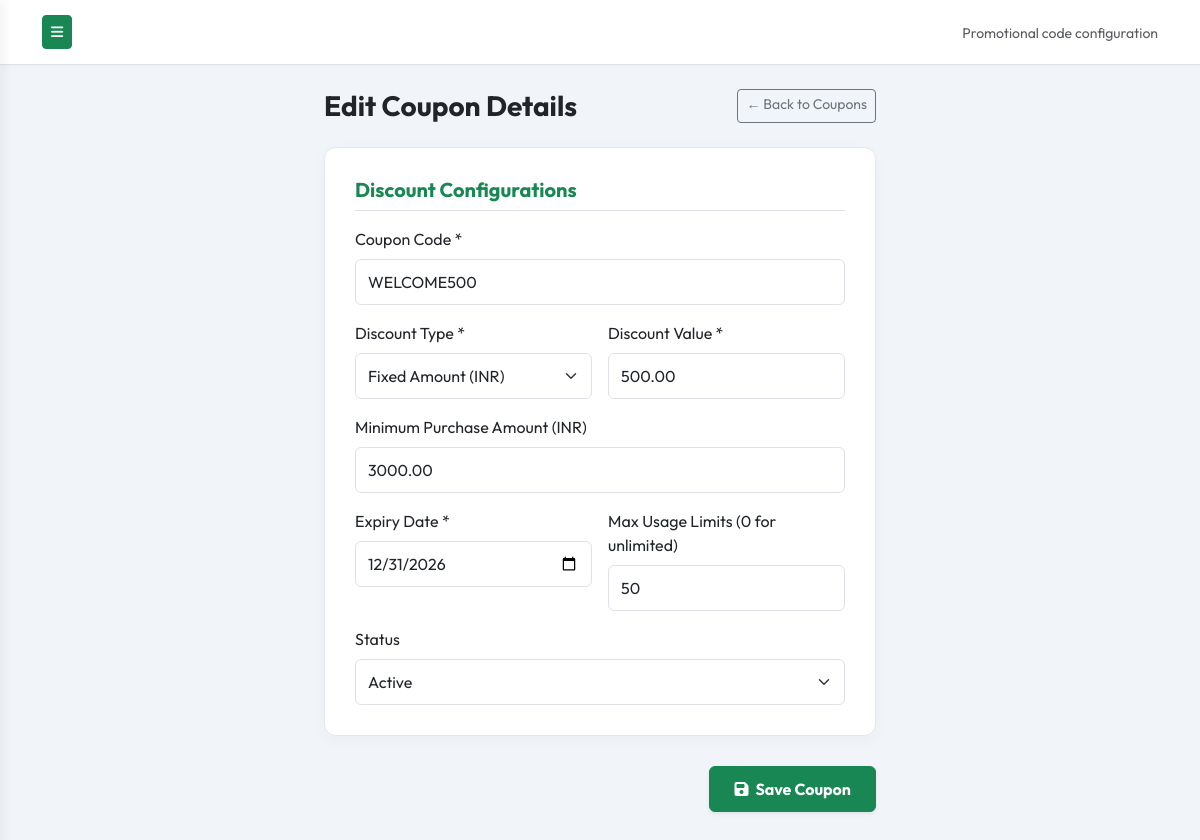
The app's page /admin/coupons/add.php?id=2 (signed in) with its own data.
### tables this page shows
CREATE TABLE IF NOT EXISTS `coupons` (
  `id` INT AUTO_INCREMENT PRIMARY KEY,
  `code` VARCHAR(50) NOT NULL UNIQUE,
  `discount_type` ENUM('Percentage', 'Fixed') NOT NULL,
  `discount_value` DECIMAL(10,2) NOT NULL,
  `min_booking_amount` DECIMAL(10,2) DEFAULT 0.00,
  `expiry_date` DATE NOT NULL,
  `max_uses` INT DEFAULT 0,
  `current_uses` INT DEFAULT 0,
  `status` ENUM('Active', 'Inactive') DEFAULT 'Active',
  `created_at` TIMESTAMP DEFAULT CURRENT_TIMESTAMP
);

### admin/coupons/add.php (the view, shortened to what this page needs)
<?php
$db = Database::connect();
$id = (int)($_GET['id'] ?? 0);
$coupon = null;
if ($id > 0) {
    try {
        $stmt = $db->prepare("SELECT * FROM coupons WHERE id = ? LIMIT 1");
        $stmt->execute([$id]);
        $coupon = $stmt->fetch();
    } catch (PDOException $e) {
        die("System error: " . $e->getMessage());
    }
}
?>
<!DOCTYPE html>
<html lang="en">
<head>
    <link href="https://cdn.jsdelivr.net/npm/bootstrap@5.3.0/dist/css/bootstrap.min.css" rel="stylesheet">
    <link href="https://cdnjs.cloudflare.com/ajax/libs/font-awesome/6.4.0/css/all.min.css" rel="stylesheet">
    <link href="<?php echo SITE_URL; ?>/assets/css/admin.css" rel="stylesheet">
    <link href="<?php echo SITE_URL; ?>/assets/css/responsive.css" rel="stylesheet">
</head>
<body class="admin-body">
<div class="d-flex" id="wrapper">
    <div id="page-content-wrapper">
        <nav class="navbar navbar-expand-lg navbar-light admin-navbar border-bottom">
            <div class="container-fluid">
                <button class="btn btn-success btn-sm" id="menu-toggle"><i class="fas fa-bars"></i></button>
                <div class="ms-auto">
                    <span class="text-muted small">Promotional code configuration</span>
                </div>
            </div>
        </nav>
        <div class="container-fluid p-4" style="max-width: 600px;">
            <div class="d-flex justify-content-between align-items-center mb-4">
                <h3 class="fw-bold mb-0"><?php echo $id > 0 ? 'Edit Coupon Details' : 'Create Coupon'; ?></h3>
                <a href="<?php echo SITE_URL; ?>/admin/coupons/manage.php" class="btn btn-outline-secondary btn-sm">
                    &larr; Back to Coupons
                </a>
            </div>
            <form action="" method="POST">
                <div class="admin-card">
                    <h5 class="fw-bold text-success mb-3 border-bottom pb-2">Discount Configurations</h5>
                    <div class="row g-3">
                        <div class="col-md-12">
                            <label class="form-label">Coupon Code *</label>
                            <input type="text" name="code" class="form-control text-uppercase" required placeholder="e.g. MONSOON300" value="<?php echo htmlspecialchars($coupon['code'] ?? ''); ?>">
                        </div>
                        <div class="col-md-6">
                            <label class="form-label">Discount Type *</label>
                            <select name="discount_type" class="form-select" required>
                                <option value="Fixed" <?php echo isset($coupon) && $coupon['discount_type'] === 'Fixed' ? 'selected' : ''; ?>>Fixed Amount (INR)</option>
                            </select>
                        </div>
                        <div class="col-md-6">
                            <label class="form-label">Discount Value *</label>
                            <input type="number" step="0.01" name="discount_value" class="form-control" required placeholder="e.g. 10 or 500" value="<?php echo htmlspecialchars($coupon['discount_value'] ?? ''); ?>">
                        </div>
                        <div class="col-md-12">
                            <label class="form-label">Minimum Purchase Amount (INR)</label>
                            <input type="number" step="0.01" name="min_booking_amount" class="form-control" placeholder="0.00" value="<?php echo htmlspecialchars($coupon['min_booking_amount'] ?? '0.00'); ?>">
                        </div>
                        <div class="col-md-6">
                            <label class="form-label">Expiry Date *</label>
                            <input type="date" name="expiry_date" class="form-control" required value="<?php echo htmlspecialchars($coupon['expiry_date'] ?? ''); ?>">
                        </div>
                        <div class="col-md-6">
                            <label class="form-label">Max Usage Limits (0 for unlimited)</label>
                            <input type="number" name="max_uses" class="form-control" value="<?php echo htmlspecialchars($coupon['max_uses'] ?? '0'); ?>">
                        </div>
                        <div class="col-md-12">
                            <label class="form-label">Status</label>
                            <select name="status" class="form-select">
                                <option value="Active" <?php echo isset($coupon) && $coupon['status'] === 'Active' ? 'selected' : ''; ?>>Active</option>
                            </select>
                        </div>
                    </div>
                </div>
                <div class="text-end mb-4">
                    <button type="submit" class="btn btn-success px-4 py-2 fw-bold shadow-sm">
                        <i class="fas fa-save me-1"></i> Save Coupon
                    </button>
                </div>
            </form>
        </div>
    </div>
</div>
</body>
</html>

### assets/css/admin.css (style rules this page uses)
:root { --admin-primary: #2D5A27; --admin-secondary: #34495E; --admin-dark: #1E293B; --admin-light: #F8FAFC; --sidebar-width: 260px; --transition: all 0.3s cubic-bezier(0.25, 0.8, 0.25, 1); }
body.admin-body { background-color: #F1F5F9; font-family: 'Outfit', sans-serif; overflow-x: hidden; }
#wrapper { display: flex; width: 100%; }
#page-content-wrapper { min-width: 100vw; transition: margin 0.3s cubic-bezier(0.25, 0.8, 0.25, 1); }
.admin-navbar { background-color: #FFFFFF; box-shadow: 0 2px 10px rgba(0,0,0,0.02); padding: 15px 30px; }
.admin-card { background-color: #FFFFFF; border-radius: 12px; box-shadow: 0 4px 15px rgba(0,0,0,0.03); border: 1px solid #E2E8F0; padding: 30px; margin-bottom: 30px; }
@media (min-width: 768px) { #page-content-wrapper { min-width: 0; width: 100%; } }

### assets/css/responsive.css (style rules this page uses)
*, *::before, *::after { box-sizing: border-box; }
html { -webkit-text-size-adjust: 100%; scroll-behavior: smooth; }
body { overflow-x: hidden; -webkit-font-smoothing: antialiased; }
input, select, textarea, button, .btn { min-height: 46px; }
.btn-sm, .form-control-sm, select.form-select-sm, .btn-group-sm > .btn { min-height: 34px !important; }
h1, h2, h3, h4, h5, h6, p, a, span, li, td, th, label { word-wrap: break-word; overflow-wrap: break-word; }
@media (min-width: 1025px) { #page-content-wrapper { min-width: 0; width: 100%; } }

### records on screen
coupons: code "WELCOME500", discount_type "Fixed Amount (INR)", discount_value "500.00", min_booking_amount "3000.00", expiry_date "12/31/2026", max_uses "50", status "Active"
